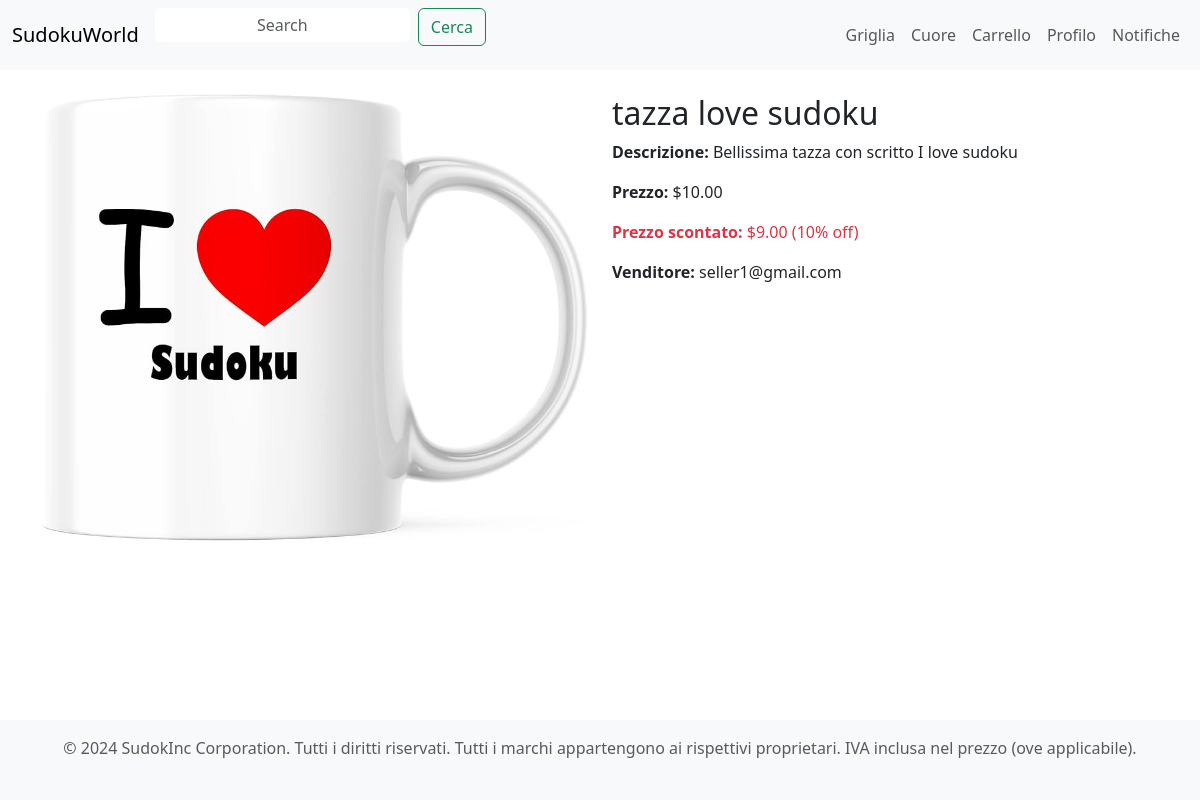
The app's page /pages/product.php?id=1 with its own data.
### tables this page shows
create table PRODUCT (
    id_product int not null auto_increment,
    name varchar(128) not null,
    description varchar(1024) not null,
    price int not null,
    image varchar(128) not null,
    discount int not null,
    email varchar(64) not null,
    constraint ID_PRODUCT_ID primary key (id_product)
);

### database/Database.php (called while the page is built, shortened)
<?php
class Database
{
    private $db;
    public function __construct($servername, $username, $password, $dbname, $port)
    {
        $this->db = new mysqli($servername, $username, $password, $dbname, $port);
    }
    public function query($query, $param_types, ...$params)
    {
        $stmt = $this->db->prepare($query);
        if($param_types !== ''){
            $stmt->bind_param($param_types, ...$params);
        }
        $stmt->execute();
        return $stmt->get_result()->fetch_all(MYSQLI_ASSOC);
    }
    public function getProduct($id)
    {
        $query = "SELECT * FROM PRODUCT p
        WHERE id_product = ?";
        return $this->query($query, 'i', $id);
    }
}

### includes/bootstrap.php (called while the page is built, shortened)
<?php
require_once("../database/Database.php");
$db = new Database("db", "root", "example", "SUDOKUWORLD", 3306);

### classes/Product.php (called while the page is built, shortened)
<?php
class Product
{
    private $name;
    private $price;
    private $description;
    private $img;
    private $seller_email;
    private $discount;
    public function __construct($id_product, $name, $price, $description, $image, $email, $discount)
    {
        $this->name = $name;
        $this->price = $price / 100;
        $this->description = $description;
        $this->img = $image;
        $this->seller_email = $email;
        $this->discount = $discount;
    }
    public function getName()
    {
        return $this->name;
    }
    public function getPrice()
    {
        return $this->price;
    }
    public function getDescription()
    {
        return $this->description;
    }
    public function getImg()
    {
        return $this->img;
    }
    public function getSellerEmail()
    {
        return $this->seller_email;
    }
    public function getDiscount()
    {
        return $this->discount;
    }
    public function getFinalPrice($sudoku_solved)
    {
        $discountPrice = $this->price * (1 - $this->discount / 100);
        return $discountPrice;
    }
}

### pages/product.php (the view, shortened to what this page needs)
<?php
include_once("../includes/bootstrap.php");
require_once("../classes/Product.php");
$productList = $db->getProduct($_GET["id"]);
$product = new Product(...$productList[0]);
$sudoku_solved = false;
include '../includes/header.php';
?>
<div class="container mt-4">
    <div class="row">
        <div class="col-md-6">
            <img src="<?= htmlspecialchars($product->getImg()) ?>" class="img-fluid" alt="<?= htmlspecialchars($product->getName()) ?>">
        </div>
        <div class="col-md-6">
            <h2><?= htmlspecialchars($product->getName()) ?></h2>
            <p><strong>Descrizione:</strong> <?= htmlspecialchars($product->getDescription()) ?></p>
            <p><strong>Prezzo:</strong> $<?= number_format($product->getPrice(), 2) ?></p>
            <?php if ($product->getDiscount() > 0): ?>
                <p class="text-danger"><strong>Prezzo scontato:</strong> $<?= number_format($product->getFinalPrice($sudoku_solved), 2) ?> (<?= $product->getDiscount($sudoku_solved) ?>% off)</p>
            <?php endif; ?>
            <p><strong>Venditore:</strong> <?= htmlspecialchars($product->getSellerEmail()) ?></p>
        </div>
    </div>
</div>
<?php
include '../includes/footer.php';
?>

### records on screen
product: image (picture), name "tazza love sudoku", description "Bellissima tazza con scritto I love sudoku", discount "10.00", discount "9.00", discount "10", email "seller1@gmail.com"
